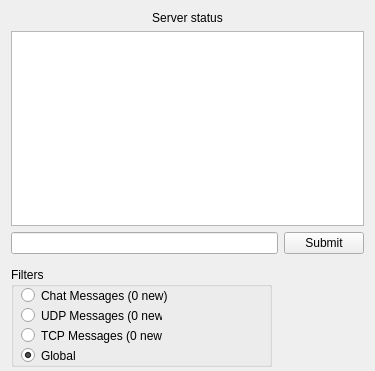
<?xml version="1.0" encoding="UTF-8"?>
<ui version="4.0">
 <class>Widget</class>
 <widget class="QWidget" name="Widget">
  <property name="geometry">
   <rect>
    <x>0</x>
    <y>0</y>
    <width>375</width>
    <height>371</height>
   </rect>
  </property>
  <property name="windowTitle">
   <string>LoE Private Server</string>
  </property>
  <property name="windowIcon">
   <iconset>
    <normaloff>128.png</normaloff>128.png</iconset>
  </property>
  <layout class="QGridLayout" name="gridLayout">
   <item row="1" column="0" colspan="3">
    <widget class="QTextEdit" name="log">
     <property name="readOnly">
      <bool>true</bool>
     </property>
    </widget>
   </item>
   <item row="0" column="0" colspan="3">
    <widget class="QLabel" name="status">
     <property name="text">
      <string>Server status</string>
     </property>
     <property name="alignment">
      <set>Qt::AlignCenter</set>
     </property>
    </widget>
   </item>
   <item row="2" column="0" colspan="2">
    <widget class="QLineEdit" name="cmdLine"/>
   </item>
   <item row="2" column="2">
    <widget class="QPushButton" name="sendButton">
     <property name="text">
      <string>Submit</string>
     </property>
    </widget>
   </item>
   <item row="3" column="0">
    <widget class="QGroupBox" name="groupBox">
     <property name="sizePolicy">
      <sizepolicy hsizetype="Expanding" vsizetype="Expanding">
       <horstretch>0</horstretch>
       <verstretch>5</verstretch>
      </sizepolicy>
     </property>
     <property name="minimumSize">
      <size>
       <width>0</width>
       <height>100</height>
      </size>
     </property>
     <property name="maximumSize">
      <size>
       <width>16777215</width>
       <height>85</height>
      </size>
     </property>
     <property name="title">
      <string>Filters</string>
     </property>
     <property name="flat">
      <bool>false</bool>
     </property>
     <widget class="QRadioButton" name="chatFilter">
      <property name="geometry">
       <rect>
        <x>10</x>
        <y>20</y>
        <width>185</width>
        <height>17</height>
       </rect>
      </property>
      <property name="text">
       <string>Chat Messages (0 new)</string>
      </property>
     </widget>
     <widget class="QRadioButton" name="udpFilter">
      <property name="geometry">
       <rect>
        <x>10</x>
        <y>40</y>
        <width>141</width>
        <height>17</height>
       </rect>
      </property>
      <property name="text">
       <string>UDP Messages (0 new)</string>
      </property>
     </widget>
     <widget class="QRadioButton" name="tcpFilter">
      <property name="geometry">
       <rect>
        <x>10</x>
        <y>60</y>
        <width>141</width>
        <height>17</height>
       </rect>
      </property>
      <property name="text">
       <string>TCP Messages (0 new)</string>
      </property>
     </widget>
     <widget class="QRadioButton" name="globalFilter">
      <property name="geometry">
       <rect>
        <x>10</x>
        <y>80</y>
        <width>82</width>
        <height>17</height>
       </rect>
      </property>
      <property name="text">
       <string>Global</string>
      </property>
      <property name="checked">
       <bool>true</bool>
      </property>
     </widget>
    </widget>
   </item>
  </layout>
 </widget>
 <layoutdefault spacing="6" margin="11"/>
 <resources/>
 <connections>
  <connection>
   <sender>cmdLine</sender>
   <signal>returnPressed()</signal>
   <receiver>sendButton</receiver>
   <slot>click()</slot>
   <hints>
    <hint type="sourcelabel">
     <x>159</x>
     <y>278</y>
    </hint>
    <hint type="destinationlabel">
     <x>353</x>
     <y>279</y>
    </hint>
   </hints>
  </connection>
 </connections>
</ui>
